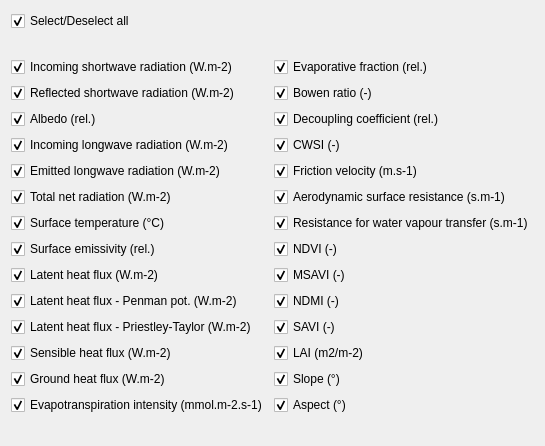
         <widget class="QWidget" name="scrollAreaWidgetContents_3">
          <property name="geometry">
           <rect>
            <x>0</x>
            <y>0</y>
            <width>498</width>
            <height>432</height>
           </rect>
          </property>
          <property name="sizePolicy">
           <sizepolicy hsizetype="Preferred" vsizetype="Preferred">
            <horstretch>0</horstretch>
            <verstretch>0</verstretch>
           </sizepolicy>
          </property>
          <layout class="QGridLayout" name="gridLayout_21">
           <item row="2" column="0">
            <spacer name="verticalSpacer_4">
             <property name="orientation">
              <enum>Qt::Vertical</enum>
             </property>
             <property name="sizeHint" stdset="0">
              <size>
               <width>20</width>
               <height>40</height>
              </size>
             </property>
            </spacer>
           </item>
           <item row="0" column="0">
            <layout class="QGridLayout" name="gridLayout_20">
             <item row="15" column="1">
              <widget class="QCheckBox" name="ch_aspect">
               <property name="text">
                <string>Aspect (°)</string>
               </property>
               <property name="checked">
                <bool>true</bool>
               </property>
              </widget>
             </item>
             <item row="8" column="0">
              <widget class="QCheckBox" name="ch_ts">
               <property name="text">
                <string>Surface temperature (°C)</string>
               </property>
               <property name="checked">
                <bool>true</bool>
               </property>
              </widget>
             </item>
             <item row="12" column="0">
              <widget class="QCheckBox" name="ch_le_pt">
               <property name="sizePolicy">
                <sizepolicy hsizetype="Preferred" vsizetype="Fixed">
                 <horstretch>0</horstretch>
                 <verstretch>0</verstretch>
                </sizepolicy>
               </property>
               <property name="text">
                <string>Latent heat flux - Priestley-Taylor (W.m-2)</string>
               </property>
               <property name="checked">
                <bool>true</bool>
               </property>
              </widget>
             </item>
             <item row="5" column="1">
              <widget class="QCheckBox" name="ch_cwsi">
               <property name="sizePolicy">
                <sizepolicy hsizetype="Preferred" vsizetype="Fixed">
                 <horstretch>0</horstretch>
                 <verstretch>0</verstretch>
                </sizepolicy>
               </property>
               <property name="text">
                <string>CWSI (-)</string>
               </property>
               <property name="checked">
                <bool>true</bool>
               </property>
              </widget>
             </item>
             <item row="3" column="1">
              <widget class="QCheckBox" name="ch_bowen">
               <property name="sizePolicy">
                <sizepolicy hsizetype="Preferred" vsizetype="Fixed">
                 <horstretch>0</horstretch>
                 <verstretch>0</verstretch>
                </sizepolicy>
               </property>
               <property name="text">
                <string>Bowen ratio (-)</string>
               </property>
               <property name="checked">
                <bool>true</bool>
               </property>
              </widget>
             </item>
             <item row="4" column="1">
              <widget class="QCheckBox" name="ch_omega">
               <property name="sizePolicy">
                <sizepolicy hsizetype="Preferred" vsizetype="Fixed">
                 <horstretch>0</horstretch>
                 <verstretch>0</verstretch>
                </sizepolicy>
               </property>
               <property name="text">
                <string>Decoupling coefficient (rel.)</string>
               </property>
               <property name="checked">
                <bool>true</bool>
               </property>
              </widget>
             </item>
             <item row="4" column="0">
              <widget class="QCheckBox" name="ch_albedo">
               <property name="sizePolicy">
                <sizepolicy hsizetype="Preferred" vsizetype="Fixed">
                 <horstretch>0</horstretch>
                 <verstretch>0</verstretch>
                </sizepolicy>
               </property>
               <property name="text">
                <string>Albedo (rel.)</string>
               </property>
               <property name="checked">
                <bool>true</bool>
               </property>
              </widget>
             </item>
             <item row="5" column="0">
              <widget class="QCheckBox" name="ch_rl_in">
               <property name="text">
                <string>Incoming longwave radiation (W.m-2)</string>
               </property>
               <property name="checked">
                <bool>true</bool>
               </property>
              </widget>
             </item>
             <item row="22" column="0">
              <spacer name="verticalSpacer">
               <property name="orientation">
                <enum>Qt::Vertical</enum>
               </property>
               <property name="sizeType">
                <enum>QSizePolicy::Fixed</enum>
               </property>
               <property name="sizeHint" stdset="0">
                <size>
                 <width>10</width>
                 <height>20</height>
                </size>
               </property>
              </spacer>
             </item>
             <item row="3" column="0">
              <widget class="QCheckBox" name="ch_rs_out">
               <property name="sizePolicy">
                <sizepolicy hsizetype="Preferred" vsizetype="Fixed">
                 <horstretch>0</horstretch>
                 <verstretch>0</verstretch>
                </sizepolicy>
               </property>
               <property name="text">
                <string>Reflected shortwave radiation (W.m-2)</string>
               </property>
               <property name="checked">
                <bool>true</bool>
               </property>
              </widget>
             </item>
             <item row="0" column="0">
              <widget class="QCheckBox" name="ch_all">
               <property name="sizePolicy">
                <sizepolicy hsizetype="Preferred" vsizetype="Fixed">
                 <horstretch>0</horstretch>
                 <verstretch>0</verstretch>
                </sizepolicy>
               </property>
               <property name="text">
                <string>Select/Deselect all</string>
               </property>
               <property name="checked">
                <bool>true</bool>
               </property>
              </widget>
             </item>
             <item row="11" column="0">
              <widget class="QCheckBox" name="ch_le_pen">
               <property name="sizePolicy">
                <sizepolicy hsizetype="Preferred" vsizetype="Fixed">
                 <horstretch>0</horstretch>
                 <verstretch>0</verstretch>
                </sizepolicy>
               </property>
               <property name="text">
                <string>Latent heat flux - Penman pot. (W.m-2)</string>
               </property>
               <property name="checked">
                <bool>true</bool>
               </property>
              </widget>
             </item>
             <item row="6" column="0">
              <widget class="QCheckBox" name="ch_rl_out">
               <property name="text">
                <string>Emitted longwave radiation (W.m-2)</string>
               </property>
               <property name="checked">
                <bool>true</bool>
               </property>
              </widget>
             </item>
             <item row="2" column="0">
              <widget class="QCheckBox" name="ch_rs_in">
               <property name="sizePolicy">
                <sizepolicy hsizetype="Preferred" vsizetype="Fixed">
                 <horstretch>0</horstretch>
                 <verstretch>0</verstretch>
                </sizepolicy>
               </property>
               <property name="text">
                <string>Incoming shortwave radiation (W.m-2)</string>
               </property>
               <property name="checked">
                <bool>true</bool>
               </property>
              </widget>
             </item>
             <item row="1" column="0">
              <spacer name="verticalSpacer_2">
               <property name="orientation">
                <enum>Qt::Vertical</enum>
               </property>
               <property name="sizeType">
                <enum>QSizePolicy::Fixed</enum>
               </property>
               <property name="sizeHint" stdset="0">
                <size>
                 <width>13</width>
                 <height>20</height>
                </size>
               </property>
              </spacer>
             </item>
             <item row="10" column="0">
              <widget class="QCheckBox" name="ch_le">
               <property name="sizePolicy">
                <sizepolicy hsizetype="Expanding" vsizetype="Fixed">
                 <horstretch>0</horstretch>
                 <verstretch>0</verstretch>
                </sizepolicy>
               </property>
               <property name="text">
                <string>Latent heat flux (W.m-2)</string>
               </property>
               <property name="checked">
                <bool>true</bool>
               </property>
              </widget>
             </item>
             <item row="7" column="0">
              <widget class="QCheckBox" name="ch_rn">
               <property name="sizePolicy">
                <sizepolicy hsizetype="Preferred" vsizetype="Fixed">
                 <horstretch>0</horstretch>
                 <verstretch>0</verstretch>
                </sizepolicy>
               </property>
               <property name="text">
                <string>Total net radiation (W.m-2)</string>
               </property>
               <property name="checked">
                <bool>true</bool>
               </property>
              </widget>
             </item>
             <item row="13" column="0">
              <widget class="QCheckBox" name="ch_sensible">
               <property name="sizePolicy">
                <sizepolicy hsizetype="Preferred" vsizetype="Fixed">
                 <horstretch>0</horstretch>
                 <verstretch>0</verstretch>
                </sizepolicy>
               </property>
               <property name="text">
                <string>Sensible heat flux (W.m-2)</string>
               </property>
               <property name="checked">
                <bool>true</bool>
               </property>
              </widget>
             </item>
             <item row="14" column="0">
              <widget class="QCheckBox" name="ch_ground">
               <property name="sizePolicy">
                <sizepolicy hsizetype="Preferred" vsizetype="Fixed">
                 <horstretch>0</horstretch>
                 <verstretch>0</verstretch>
                </sizepolicy>
               </property>
               <property name="text">
                <string>Ground heat flux (W.m-2)</string>
               </property>
               <property name="checked">
                <bool>true</bool>
               </property>
              </widget>
             </item>
             <item row="2" column="1">
              <widget class="QCheckBox" name="ch_ef">
               <property name="sizePolicy">
                <sizepolicy hsizetype="Preferred" vsizetype="Fixed">
                 <horstretch>0</horstretch>
                 <verstretch>0</verstretch>
                </sizepolicy>
               </property>
               <property name="text">
                <string>Evaporative fraction (rel.)</string>
               </property>
               <property name="checked">
                <bool>true</bool>
               </property>
              </widget>
             </item>
             <item row="14" column="1">
              <widget class="QCheckBox" name="ch_slope">
               <property name="text">
                <string>Slope (°)</string>
               </property>
               <property name="checked">
                <bool>true</bool>
               </property>
              </widget>
             </item>
             <item row="15" column="0">
              <widget class="QCheckBox" name="ch_e_int">
               <property name="sizePolicy">
                <sizepolicy hsizetype="Preferred" vsizetype="Fixed">
                 <horstretch>0</horstretch>
                 <verstretch>0</verstretch>
                </sizepolicy>
               </property>
               <property name="text">
                <string>Evapotranspiration intensity (mmol.m-2.s-1)</string>
               </property>
               <property name="checked">
                <bool>true</bool>
               </property>
              </widget>
             </item>
             <item row="6" column="1">
              <widget class="QCheckBox" name="ch_frict">
               <property name="enabled">
                <bool>true</bool>
               </property>
               <property name="sizePolicy">
                <sizepolicy hsizetype="Preferred" vsizetype="Fixed">
                 <horstretch>0</horstretch>
                 <verstretch>0</verstretch>
                </sizepolicy>
               </property>
               <property name="text">
                <string>Friction velocity (m.s-1)</string>
               </property>
               <property name="checked">
                <bool>true</bool>
               </property>
               <property name="tristate">
                <bool>false</bool>
               </property>
              </widget>
             </item>
             <item row="9" column="0">
              <widget class="QCheckBox" name="ch_emiss">
               <property name="sizePolicy">
                <sizepolicy hsizetype="Expanding" vsizetype="Fixed">
                 <horstretch>0</horstretch>
                 <verstretch>0</verstretch>
                </sizepolicy>
               </property>
               <property name="text">
                <string>Surface emissivity (rel.)</string>
               </property>
               <property name="checked">
                <bool>true</bool>
               </property>
              </widget>
             </item>
             <item row="7" column="1">
              <widget class="QCheckBox" name="ch_ra">
               <property name="sizePolicy">
                <sizepolicy hsizetype="Preferred" vsizetype="Fixed">
                 <horstretch>0</horstretch>
                 <verstretch>0</verstretch>
                </sizepolicy>
               </property>
               <property name="text">
                <string>Aerodynamic surface resistance (s.m-1)</string>
               </property>
               <property name="checked">
                <bool>true</bool>
               </property>
              </widget>
             </item>
             <item row="8" column="1">
              <widget class="QCheckBox" name="ch_rc">
               <property name="sizePolicy">
                <sizepolicy hsizetype="Preferred" vsizetype="Fixed">
                 <horstretch>0</horstretch>
                 <verstretch>0</verstretch>
                </sizepolicy>
               </property>
               <property name="text">
                <string>Resistance for water vapour transfer (s.m-1)</string>
               </property>
               <property name="checked">
                <bool>true</bool>
               </property>
              </widget>
             </item>
             <item row="9" column="1">
              <widget class="QCheckBox" name="ch_ndvi">
               <property name="sizePolicy">
                <sizepolicy hsizetype="Preferred" vsizetype="Fixed">
                 <horstretch>0</horstretch>
                 <verstretch>0</verstretch>
                </sizepolicy>
               </property>
               <property name="text">
                <string>NDVI (-)</string>
               </property>
               <property name="checked">
                <bool>true</bool>
               </property>
              </widget>
             </item>
             <item row="10" column="1">
              <widget class="QCheckBox" name="ch_msavi">
               <property name="sizePolicy">
                <sizepolicy hsizetype="Preferred" vsizetype="Fixed">
                 <horstretch>0</horstretch>
                 <verstretch>0</verstretch>
                </sizepolicy>
               </property>
               <property name="text">
                <string>MSAVI (-)</string>
               </property>
               <property name="checked">
                <bool>true</bool>
               </property>
              </widget>
             </item>
             <item row="11" column="1">
              <widget class="QCheckBox" name="ch_ndmi">
               <property name="sizePolicy">
                <sizepolicy hsizetype="Preferred" vsizetype="Fixed">
                 <horstretch>0</horstretch>
                 <verstretch>0</verstretch>
                </sizepolicy>
               </property>
               <property name="text">
                <string>NDMI (-)</string>
               </property>
               <property name="checked">
                <bool>true</bool>
               </property>
              </widget>
             </item>
             <item row="12" column="1">
              <widget class="QCheckBox" name="ch_savi">
               <property name="text">
                <string>SAVI (-)</string>
               </property>
               <property name="checked">
                <bool>true</bool>
               </property>
              </widget>
             </item>
             <item row="13" column="1">
              <widget class="QCheckBox" name="ch_lai">
               <property name="text">
                <string>LAI (m2/m-2)</string>
               </property>
               <property name="checked">
                <bool>true</bool>
               </property>
              </widget>
             </item>
            </layout>
           </item>
          </layout>
         </widget>
